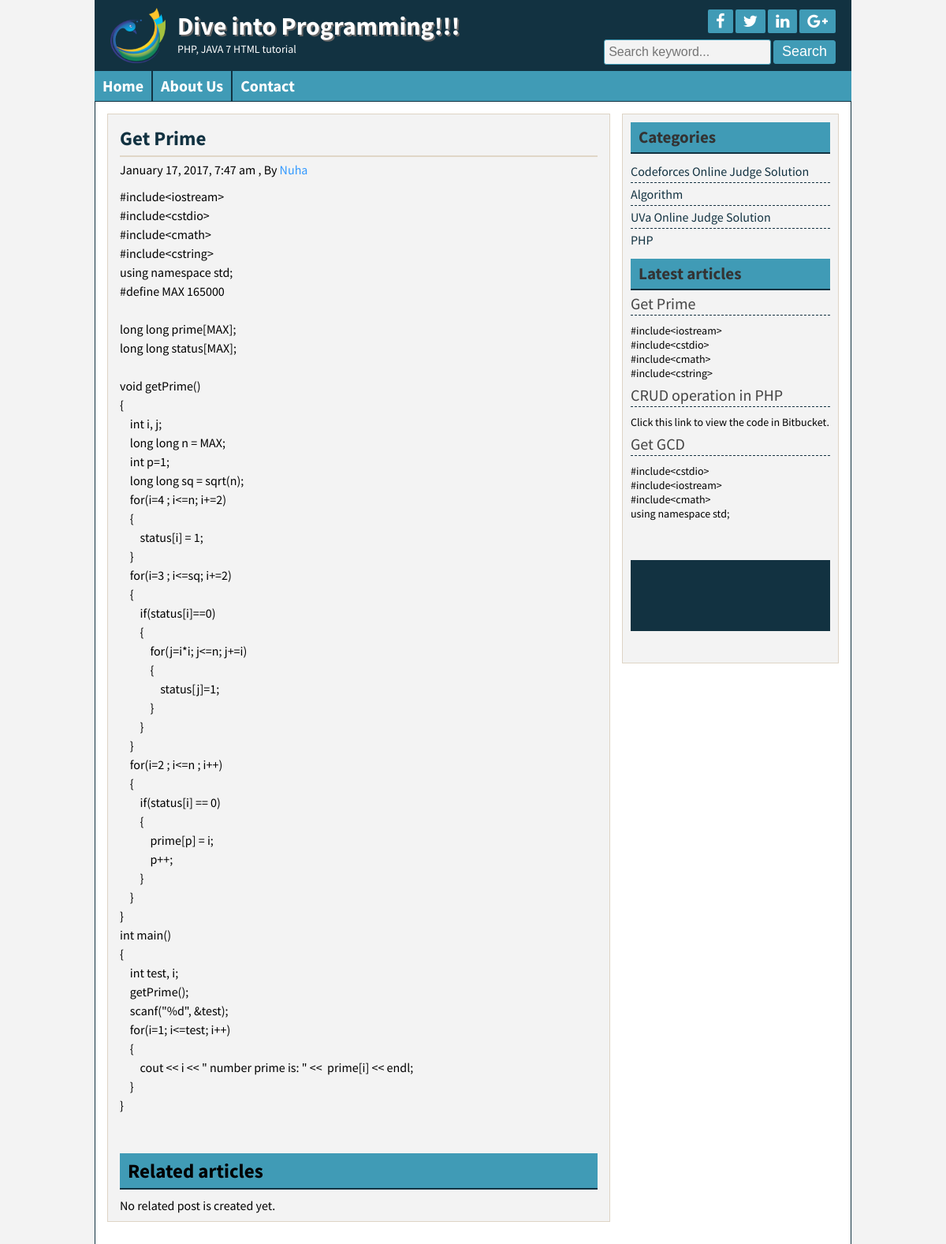
The page /Blog/post.php?id=14 on the database its author committed.
### tables this page shows
CREATE TABLE `title_slogan` (
  `id` int(11) NOT NULL,
  `title` varchar(255) NOT NULL,
  `slogan` varchar(255) NOT NULL,
  `logo` varchar(255) NOT NULL
);

CREATE TABLE `tbl_social` (
  `id` int(11) NOT NULL,
  `fb` varchar(255) NOT NULL,
  `tw` varchar(255) NOT NULL,
  `ln` varchar(255) NOT NULL,
  `gp` varchar(255) NOT NULL
);

CREATE TABLE `tbl_page` (
  `id` int(11) NOT NULL,
  `name` varchar(255) NOT NULL,
  `body` text NOT NULL
);

CREATE TABLE `tbl_post` (
  `id` int(11) NOT NULL,
  `cat` int(11) NOT NULL,
  `title` varchar(255) NOT NULL,
  `body` text NOT NULL,
  `author` varchar(50) NOT NULL,
  `tags` varchar(255) NOT NULL,
  `date` timestamp NOT NULL DEFAULT CURRENT_TIMESTAMP
);

CREATE TABLE `tbl_catagory` (
  `id` int(11) NOT NULL,
  `name` varchar(50) NOT NULL
);

### Blog/lib/Database.php (called while the page is built, shortened)
<?php
Class Database{
	public $host   = DB_HOST;
	public $user   = DB_USER;
	public $pass   = DB_PASS;
	public $dbname = DB_NAME;
	public $link;
	private function connectDB(){
	$this->link = new mysqli($this->host, $this->user, $this->pass, $this->dbname);
 }
	public function select($query){
		$result = $this->link->query($query) or die($this->link->error.__LINE__);
		if($result->num_rows > 0){
			return $result;
		} else {
			return false;
		}
	}
}

### Blog/helpers/format.php (called while the page is built, shortened)
<?php
    class Format{
        public function formatDate($date){
           return date('F j, Y, g:i a', strtotime($date));
        }
        public function textShorten($text, $limit=400){
            $text = $text. " ";
            $text = substr($text, 0, $limit);
            $text = substr($text, 0, strrpos($text, ' '));
            $text = $text. "...";
            return $text;
        }
    }
?>

### Blog/post.php (the view, shortened to what this page needs)
<?php
    include 'inc/header.php';
?>
<?php
	if ( !isset($_GET['id']) || $_GET['id'] == NULL ) {
		header("Location: 404.php");
	}else {
		$id = $_GET['id'];
	}
?>
<div class="contentsection contemplete clear">
	<div class="maincontent clear">
		<div class="about">
		<?php
			$query = "select * from tbl_post where id=$id";
			$post = $db->select($query);
			if ($post) {
            	while ($result = $post->fetch_assoc()) {
		?>
		<h2> <?php echo $result['title']; ?></h2>
		<h4>
       		<?php echo $fm->formatDate($result['date']); ?> , By
        	<a href="#"> <?php echo $result['author']; ?> </a>
    	</h4>
		<?php echo $result['body']; ?>
			<div class="relatedpost clear">
			<h2>Related articles</h2>
			<?php
				$catid = $result['cat'];
				$queryrelated = "select * from tbl_post where id='$catid' order by rand() limit 6";
				$relatedpost = $db->select($queryrelated);
				if ($relatedpost) {
            		while ($relatedresult = $relatedpost->fetch_assoc()) {
			?>
			<a href="post.php?id=<?php echo $relatedresult['id']; ?>">
			<?php echo $relatedresult['title']; ?>
			<!--
				<img src="admin/upload/<?php  ?>" alt="post image"/>-->
			</a>
			<?php } } else{
				echo "No related post is created yet.";
			}?>
			</div>
		<?php } } else {
			header("Location:404.php");
		}?>
	    </div>
<?php
	 include 'inc/sidebar.php';
?>
<?php
    include 'inc/footer.php';
?>

### Blog/inc/header.php (shortened to what this page needs)
<?php
    include 'lib/Database.php';
    include 'helpers/format.php';
?>
<?php
    $db = new Database();
    $fm = new Format();
?>
<!DOCTYPE html>
<html>
<head>
    <link rel="stylesheet" href="font-awesome-4.5.0/css/font-awesome.css">
    <link rel="stylesheet" href="css/nivo-slider.css" type="text/css" media="screen" />
    <link rel="stylesheet" href="style.css">
</head>
<body>
    <div class="headersection templete clear">
        <a href="index.php">
            <div class="logo">
            <?php
                $query = "SELECT * FROM title_slogan WHERE id='1'";
                $blog_title = $db->select($query);
                if ($blog_title) {
                    while ( $result = $blog_title->fetch_assoc()) {
            ?>
                <img src="admin/<?php echo $result['logo'];?>" alt="Logo"/>
                <h2> <?php echo $result['title'];?> </h2>
                <p>  <?php echo $result['slogan'];?> </p>
            <?php } } ?>
            </div>
        </a>
        <div class="social clear">
            <div class="icon clear">
            <?php
                $query = "SELECT * FROM tbl_social WHERE id='1'";
                $socialmedia = $db->select($query);
                if ($socialmedia) {
                    while ( $result = $socialmedia->fetch_assoc()) {
            ?>
                <a href="<?php echo $result['fb']; ?>" target="_blank">
                    <i class="fa fa-facebook"></i></a>
                <a href="<?php echo $result['tw']; ?>" target="_blank">
                    <i class="fa fa-twitter"></i></a>
                <a href="<?php echo $result['ln']; ?>" target="_blank">
                    <i class="fa fa-linkedin"></i></a>
                <a href="<?php echo $result['gp']; ?>" target="_blank">
                    <i class="fa fa-google-plus"></i></a>
            <?php } } ?>
            </div>
            <div class="searchbtn clear">
            <form action="search.php" method="get">
                <input type="text" name="search" placeholder="Search keyword..."/>
                <input type="submit" name="submit" value="Search"/>
            </form>
            </div>
        </div>
    </div>
<div class="navsection templete">
    <?php
        $path = $_SERVER['SCRIPT_FILENAME'];
        $currentpage = basename($path, '.php');
    ?>
    <ul>
        <li><a
        <?php
            if ($currentpage == 'index' ) {
                echo 'id="active"';
            }
        ?>
        href="index.php">Home</a></li>
        <?php
            $query = "SELECT * FROM tbl_page";
            $pages = $db->select($query);
            if ($pages) {
                while ( $result = $pages->fetch_assoc()) {
        ?>
            <li>
            <a
            <?php
            if (isset($_GET['pageid']) && $_GET['pageid'] ==  $result['id'] ) {
                 echo 'id="active"';
             }
            ?>
                href="page.php?pageid=<?php echo $result['id'];?>">
                <?php echo $result['name'];?> </a>
            </li>
        <?php } } ?>
        <li><a
        <?php
            if ($currentpage == 'contact' ) {
                echo 'id="active"';
            }
        ?>
        href="contact.php">Contact</a></li>
    </ul>
</div>

### Blog/inc/sidebar.php (shortened to what this page needs)
</div>
<div class="sidebar clear">
    <div class="samesidebar clear">
        <h2>Categories</h2>
            <ul>
            <?php
                $query = "select * from tbl_catagory";
                $category = $db->select($query);
                if ($category) {
                    while ($result =  $category->fetch_assoc()) {
            ?>
            <li>
                <a href="posts.php?category=<?php echo $result['id']; ?>"> <?php echo $result['name']; ?>
                </a>
            </li>
            <?php } } else{ ?>
            <li> No Catagory created </li>
            <?php } ?>
            </ul>
    </div>
    <div class="samesidebar clear">
        <h2>Latest articles</h2>
        <?php
        $query = "SELECT * FROM tbl_post limit 3";
        $post = $db->select($query);
        if ($post) {
            while ($result = $post->fetch_assoc()) {
        ?>
            <div class="popular clear">
                <h3>
                    <a href="post.php?id=<?php echo $result['id']; ?>"><?php echo $result['title']; ?></a>
                </h3>
                 <?php echo $fm->textShorten($result['body'], 120); ?>
            </div>
        <?php } } else {
            header("Location:404.php");
        }
        ?>
    </div>
</div>

### Blog/style.css (style rules this page uses)
* { margin:0;padding:0;outline:0 }
body { font-family: 'Source Sans Pro', sans-serif; font-size:14px;line-height:18px; color:#000 ; background-color: #F3F3F3; }
.templete { width:960px;margin:0 auto; }
.contemplete { margin: 0 auto; width: 928px; }
.clear { overflow:hidden; }
input[type="text"], input[type="email"] { border: 1px solid #cfc5b6; border-radius: 3px; margin-bottom: 5px; padding: 5px; width: 300px; }
input[type="submit"] { background: #409BB6 none repeat scroll 0 0; border: 1px solid #123241; color: #fff; cursor: pointer; font-size: 20px; padding: 1px 10px; }
.headersection { background: #123241 none repeat scroll 0 0; color: #fff; }
.logo { float: left; width: 580px; }
.logo img { float: left; margin-right: 15px; padding-bottom: 10px; padding-left: 20px; padding-top: 10px; width: 70px; }
.logo h2 { color: #fff; font-size: 32px; margin-bottom: 11px; margin-top: 24px; text-shadow: 2px 2px 0 #666; }
.logo p { color:#fff; }
.social { float: right; margin-right: 20px; margin-top: 12px; text-align: right; width: 360px; }
.icon { float: right; }
.icon a { background: #409BB6 none repeat scroll 0 0; border-radius: 2px; color: #fff; display: block; float: left; font-size: 20px; margin-left: 3px; padding: 5px 10px; }
.searchbtn { float: right; margin-top: 8px; }
.searchbtn input[type="text"] { border: 1px solid #409BB6; width: 200px; background: #F3F3F3; font-size: 16px; height: 20px; }
.searchbtn input[type="submit"] { border: 1px solid #409BB6; background-color: #409BB6; border-radius: 3px; font-size: 18px; height: 30px; padding-left: 10px; padding-right: 10px; padding-top: 0; cursor: pointer; }
.navsection { background: none repeat scroll 0 0 #409BB6; min-height: 38px; }
.navsection ul { margin:0;padding:0;list-style:none; }
.navsection ul li { border-left: 1px solid #123241; border-right: 1px solid #123241; display: block; float: left; position:relative; }
.navsection ul li:first-child { border-left: 0px solid #123241; }
.navsection ul li:last-child { border-right: 0px solid #123241; }
.navsection ul li a { color: #fff; display: block; font-size: 20px; font-weight: bold; padding: 10px; text-decoration: none; }
.contentsection { background: #ffffff none repeat scroll 0 0; border: 1px solid #123241; padding: 15px; }
.maincontent { background: #F3F3F3 none repeat scroll 0 0; border: 1px solid #ded4c5; float: left; margin: 0 15px 15px 0; padding: 8px 15px; width: 606px; }
.about { font-size: 16px; line-height: 24px; text-align: justify; }
.about p { font-size: 16px; line-height: 24px; margin-bottom: 10px; text-align: justify; }
.relatedpost h2 { background: #409BB6 none repeat scroll 0 0; border-bottom: 2px solid #123241 !important; color: #000 !important; margin-bottom: 8px !important; margin-top: 15px; padding-left: 10px !important; }
.samepost h2, .about h2 { border-bottom: 2px solid #e0d6c7; color: #123241; font-size: 25px; margin-bottom: 4px; padding: 10px 10px 10px 0; }
.samepost h4,.about h4 { font-weight: normal; margin-bottom: 10px; margin-top: 0; }
.samepost h4 a, .about h4 a { text-decoration:none;color:#3399FF; }
.sidebar { background: #F3F3F3 none repeat scroll 0 0; border: 1px solid #ded4c5; float: right; margin-bottom: 15px; margin-top: 0; padding: 10px; width: 253px; }
.samesidebar { margin-bottom: 10px; }
.samesidebar h2 { background: #409bb6 none repeat scroll 0 0; border-bottom: 2px solid #123241; color: #333; margin-bottom: 8px; padding: 10px; }
.samesidebar ul { padding:0;margin:0;list-style:none; }
.samesidebar ul li { border-bottom: 1px dashed #123241; font-size: 16px; padding: 5px 8px 5px 0; }
.samesidebar ul li:last-child { border-bottom: 0px dashed #123241; }
.samesidebar ul li a { color: #123241; text-decoration: none; }
.samesidebar p { margin-bottom: 10px; }
.popular { margin-bottom: 20px; }
.popular h3 { border-bottom: 1px dashed #123241; font-size: 20px; font-weight: normal; margin-bottom: 10px; padding-bottom: 5px; }
.popular h3 a { text-decoration:none;color:#444 }

### rows shown on the page
title_slogan: logo (picture), title "Dive into Programming!!!", slogan "PHP, JAVA 7 HTML tutorial"
tbl_page: name "About Us"
tbl_post: title "Get Prime", date "January 17, 2017, 7:47 am", author "Nuha", body "#include<iostream> #include<cstdio> #include<cmath> #include<cstring> using namespace std; #define MAX 165000 long long prime[MAX]; long long status[MAX]; void getPrime() { int i, j; long long n = MAX; int p=1; long long sq = sqrt(n); for(i=4 ; i<=n; i+=2) { status[i] = 1; } for(i=3 ; i<=sq; i+=2) { if(status[i]==0) { for(j=i*i; j<=n; j+=i) { status[j]=1; } } } for(i=2 ; i<=n ; i++) { if(status[i] == 0) { prime[p] = i; p++; } } } int main() { int test, i; getPrime(); scanf(\"%d\", &test); for(i=1; i<=test; i++) { cout << i << \" number prime is: \" << prime[i] << endl; } }", body "#include<iostream> #include<cstdio> #include<cmath> #include<cstring>"
tbl_catagory: name "Codeforces Online Judge Solution"
tbl_catagory: name "Algorithm"
tbl_catagory: name "UVa Online Judge Solution"
tbl_catagory: name "PHP"
tbl_post: title "CRUD operation in PHP", body "Click this link to view the code in Bitbucket."
tbl_post: title "Get GCD", body "#include<cstdio> #include<iostream> #include<cmath> using namespace std;"
